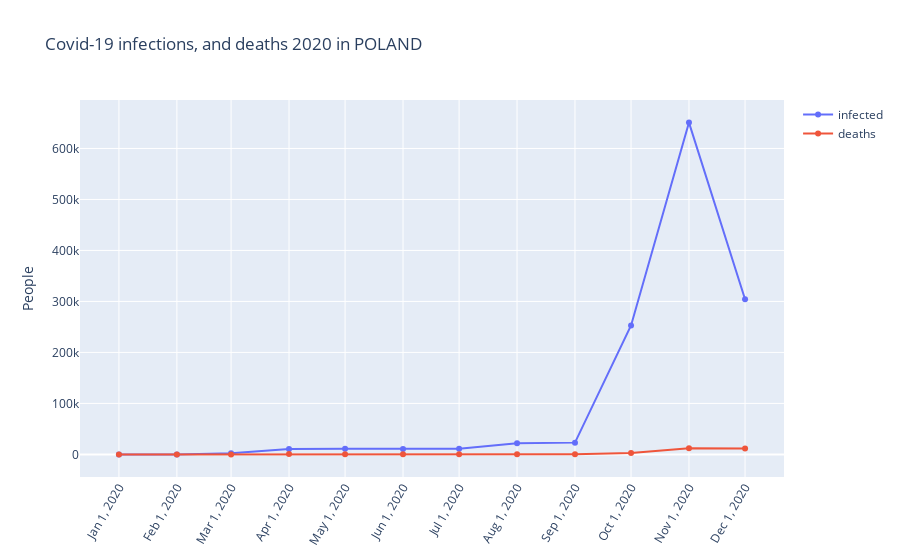

Notebook code cell kept with this figure:
### Code cell
fig = go.Figure()
fig.add_trace(go.Scatter(x=pol_cov_month["Date_reported"], y=pol_cov_month["New_cases"], name="infected"))
fig.add_trace(go.Scatter(x=pol_cov_month["Date_reported"], y=pol_cov_month["New_deaths"], name="deaths"))
fig.update_layout(title="Covid-19 infections, and deaths 2020 in POLAND",
                    xaxis=dict(
                        tickmode = 'array',
                        tickvals = pol_cov_month["Date_reported"],
                        tickangle=300
                    ),
                    yaxis_title="People",
                    )
fig.show()

### Figure 1 — Plotly figure (JSON) as saved in the notebook; plotly's stock layout.template omitted (floating-point values rounded to 4 significant figures)
{"data": [{"name": "infected", "type": "scatter", "x": ["2020-01", "2020-02", "2020-03", "2020-04", "2020-05", "2020-06", "2020-07", "2020-08", "2020-09", "2020-10", "2020-11", "2020-12"], "y": [0, 0, 2055, 10585, 10931, 10583, 10877, 21839, 23092, 252872, 650755, 304432]}, {"name": "deaths", "type": "scatter", "x": ["2020-01", "2020-02", "2020-03", "2020-04", "2020-05", "2020-06", "2020-07", "2020-08", "2020-09", "2020-10", "2020-11", "2020-12"], "y": [0, 0, 31, 593, 437, 383, 265, 324, 450, 2868, 11830, 11460]}], "layout": {"title": {"text": "Covid-19 infections, and deaths 2020 in POLAND"}, "xaxis": {"tickangle": -60, "tickmode": "array", "tickvals": ["2020-01", "2020-02", "2020-03", "2020-04", "2020-05", "2020-06", "2020-07", "2020-08", "2020-09", "2020-10", "2020-11", "2020-12"]}, "yaxis": {"title": {"text": "People"}}}}
